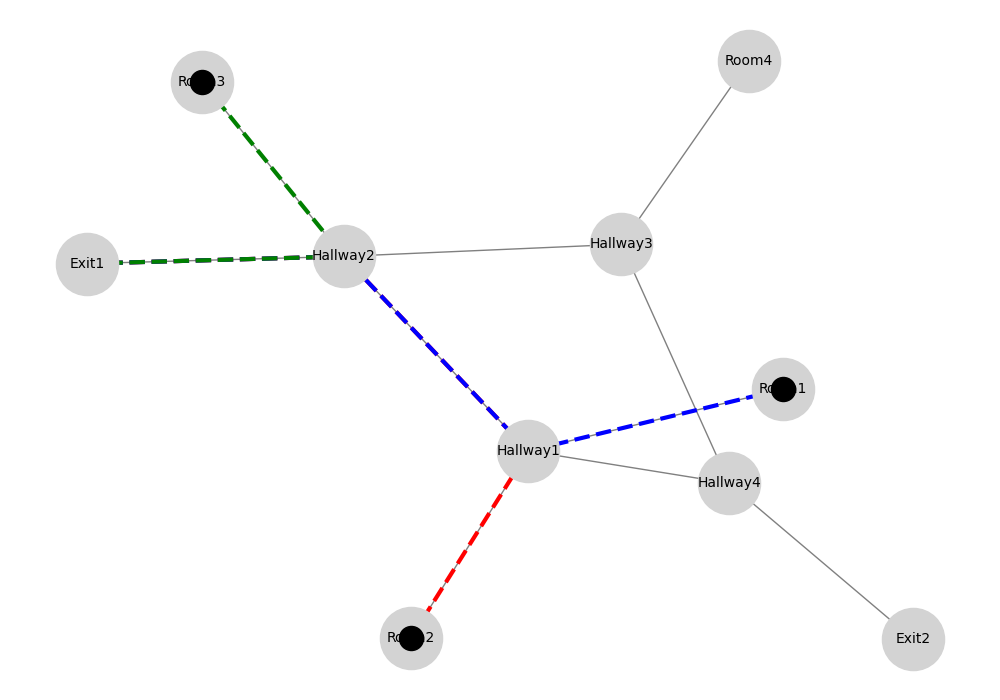

Write Python code to recreate this figure.
from fastapi import FastAPI, Request
from fastapi.responses import FileResponse
from fastapi.middleware.cors import CORSMiddleware
import networkx as nx
import matplotlib
matplotlib.use('Agg')
import matplotlib.pyplot as plt
import os

app = FastAPI()

# CORS for frontend access
app.add_middleware(
    CORSMiddleware,
    allow_origins=["*"],
    allow_credentials=True,
    allow_methods=["*"],
    allow_headers=["*"],
)

# Initialize graph
G = nx.Graph()
edges = [
    ('Room1', 'Hallway1'),
    ('Room2', 'Hallway1'),
    ('Room3', 'Hallway2'),
    ('Room4', 'Hallway3'),
    ('Hallway1', 'Hallway2'),
    ('Hallway1', 'Hallway4'),
    ('Hallway2', 'Hallway3'),
    ('Hallway3', 'Hallway4'),
    ('Exit1', 'Hallway2'),
    ('Hallway4', 'Exit2')
]
G.add_edges_from(edges)

rooms = ['Room1', 'Room2', 'Room3', 'Room4']
exits = ['Exit1', 'Exit2']
blocked_nodes = set()
path_colors = ['red', 'blue', 'green', 'orange', 'purple', 'cyan']

# Draw graph and color paths from blocked nodes to exits
def draw_graph():
    if os.path.exists("evacuation.png"):
        os.remove("evacuation.png")

    pos = nx.spring_layout(G, seed=42)
    plt.figure(figsize=(10, 7))
    nx.draw(G, pos, with_labels=True, node_color='lightgray', edge_color='gray',
            node_size=2000, font_size=10)

    # Highlight blocked nodes
    if blocked_nodes:
        nx.draw_networkx_nodes(G, pos, nodelist=list(blocked_nodes), node_color='black')

    # For each blocked node, try to show its path to nearest exit in a unique color
    for idx, blocked_node in enumerate(blocked_nodes):
        try:
            paths = [
                nx.shortest_path(G, source=blocked_node, target=exit)
                for exit in exits if exit not in blocked_nodes
            ]
            valid_paths = [
                p for p in paths if not any(n in blocked_nodes and n != blocked_node for n in p)
            ]
            if valid_paths:
                shortest = min(valid_paths, key=len)
                nx.draw_networkx_edges(
                    G,
                    pos,
                    edgelist=list(zip(shortest, shortest[1:])),
                    edge_color=path_colors[idx % len(path_colors)],
                    width=3,
                    style='dashed'
                )
        except (nx.NetworkXNoPath, nx.NodeNotFound):
            continue

    plt.title("Evacuation Map")
    plt.tight_layout()
    plt.savefig("evacuation.png")
    plt.close()

# Initial draw
blocked_nodes.clear()
draw_graph()

@app.get("/evacuation-image")
def get_evacuation_image():
    draw_graph()
    return FileResponse("evacuation.png", media_type="image/png")

@app.post("/block-node")
def block_node(request: Request):
    node = request.query_params.get("node")

    if not node or node not in G:
        return {"error": "Invalid node."}
    if node in blocked_nodes:
        return {"message": f"Node {node} is already blocked."}

    blocked_nodes.add(node)
    draw_graph()

    # Try to find and return path from blocked node
    try:
        paths = [
            nx.shortest_path(G, source=node, target=exit)
            for exit in exits if exit not in blocked_nodes
        ]
        valid_paths = [
            p for p in paths if not any(n in blocked_nodes and n != node for n in p)
        ]

        if valid_paths:
            shortest = min(valid_paths, key=len)
            return {
                "message": f"Node {node} marked as blocked and graph updated.",
                "evacuation_path_from_blocked_node": shortest
            }
        else:
            return {
                "message": f"Node {node} marked as blocked and graph updated.",
                "evacuation_path_from_blocked_node": None,
                "note": "No valid evacuation path from the blocked node."
            }

    except (nx.NetworkXNoPath, nx.NodeNotFound):
        return {
            "message": f"Node {node} marked as blocked and graph updated.",
            "evacuation_path_from_blocked_node": None,
            "note": "No valid evacuation path from the blocked node."
        }
